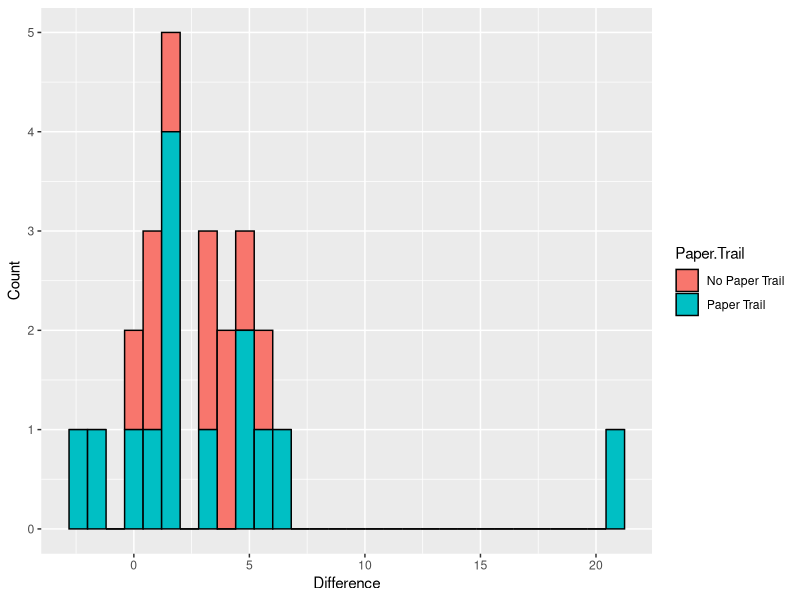
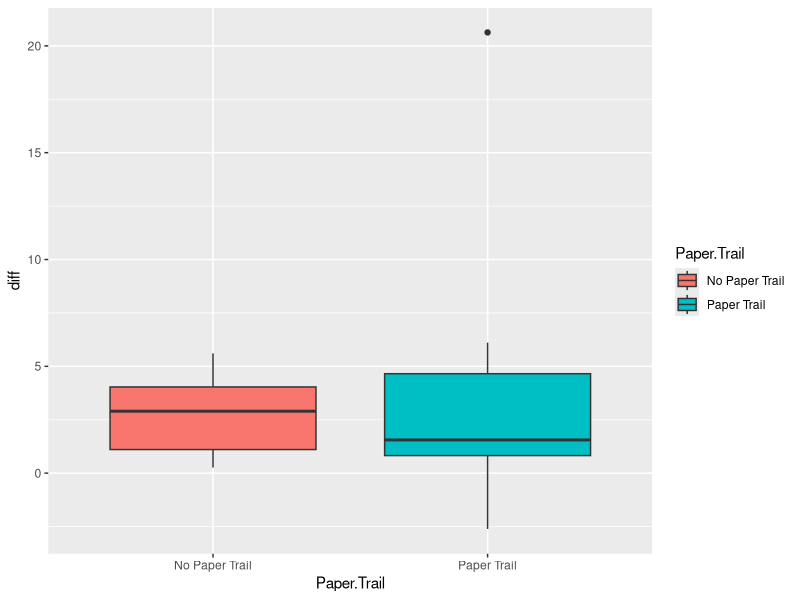
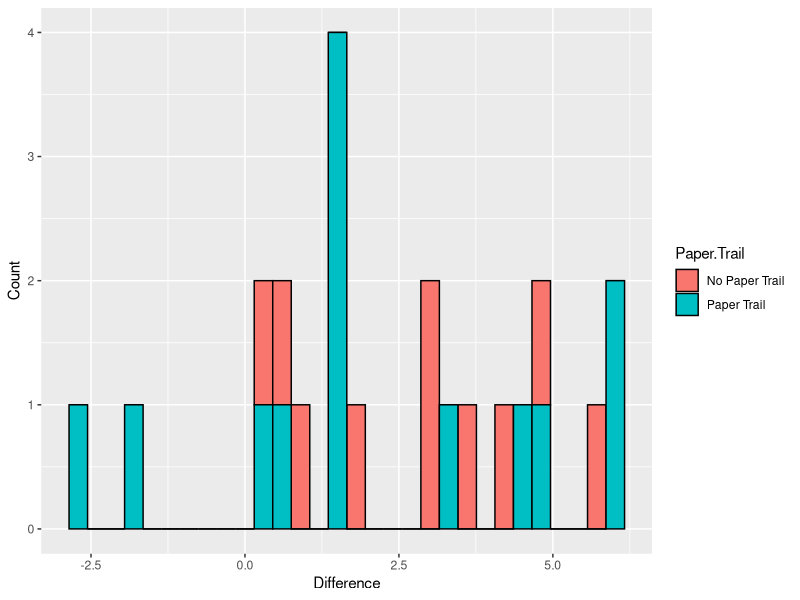
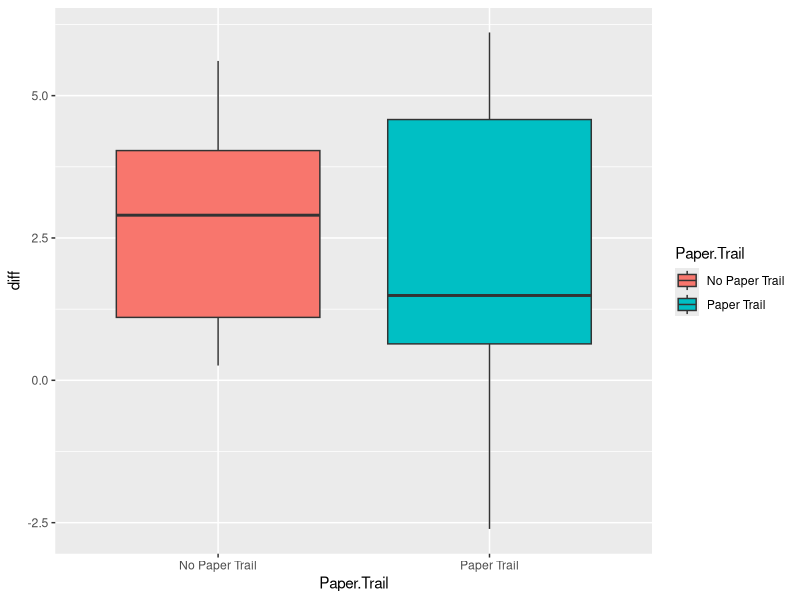
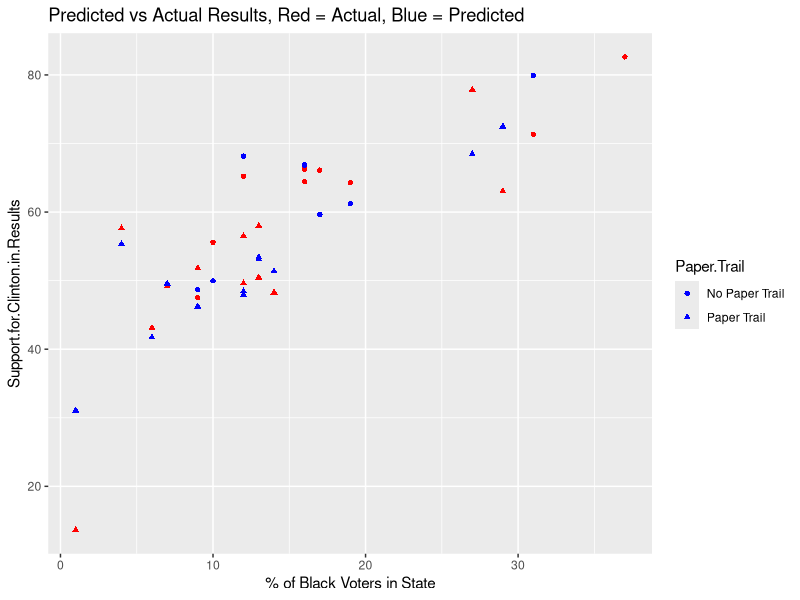

The R source for these figures, in order:
## ---- chunk 1
ep<-read.csv('exit-polls.csv') #Read the data
head(ep) #Take a look see
## ---- chunk 2
ep$diff <- ep$Support.for.Clinton.in.Results - ep$Support.for.Clinton.in.Exit.Polls #Difference the two polling numbers
head(ep)
t.ep <- t.test(diff~Paper.Trail, data = ep) #Compare the means
t.ep #Overlap
## ---- chunk 3
library(ggplot2) #For pretty graphs! <3 u Hadley
ggplot(ep, aes(x = diff, fill = Paper.Trail)) + geom_histogram(color = 'black') + xlab('Difference') + ylab('Count') #Histogram
ggplot(ep, aes(y = diff, x = Paper.Trail, fill = Paper.Trail)) + geom_boxplot() #Boxplot
## ---- chunk 4
ep.no.az <- subset(ep, State != 'Arizona') #Leaving Arizona out
t.ep.2 <- t.test(diff ~ Paper.Trail, data = ep.no.az) #Redo
t.ep.2 #Nada

ggplot(ep.no.az, aes(x = diff, fill = Paper.Trail)) + geom_histogram(color = 'black') + xlab('Difference') + ylab('Count')
ggplot(ep.no.az, aes(y = diff, x = Paper.Trail, fill = Paper.Trail)) + geom_boxplot()
## ---- chunk 5
library(dplyr)
race.data <- read.csv('raw_data.csv', stringsAsFactors = FALSE) #Read the data
race.data[race.data == 'N/A'] <- NA #Turn missing data into a format R likes
race.data$Asian <- as.numeric(race.data$Asian) #Clean up
race.data$Two.Or.More.Races <- as.numeric(race.data$Two.Or.More.Races)
head(race.data)
race.data[,c('White','Black','Hispanic','Asian', 'Two.Or.More.Races')] <- race.data[,c('White','Black','Hispanic','Asian', 'Two.Or.More.Races')]*100 #Rescale so that the regression coefs are expressed as per one percentage point change
head(race.data)
combo.data <- left_join(ep, race.data, by=c('State'='Location')) #join
paper.only.mod<-lm(Support.for.Clinton.in.Results ~  Paper.Trail + Hispanic, data = combo.data) #OG model - blueness
summary(paper.only.mod) #Paper trail checks in 
## ---- chunk 6
fin.mod<-lm(Support.for.Clinton.in.Results ~  Paper.Trail + White + Black + Hispanic + Asian, data = combo.data, na.action = na.exclude) #refit
summary(fin.mod) #nada
combo.data$pred <- predict(fin.mod) 
ggplot(combo.data, aes(y = Support.for.Clinton.in.Results, x = Black, shape = Paper.Trail)) + geom_point(color = 'red') + geom_point(aes(y = pred, ), color = 'blue') + ggtitle("Predicted vs Actual Results, Red = Actual, Blue = Predicted") + xlab("% of Black Voters in State")
## ---- chunk 7
black.hispanic.mod<-lm(Support.for.Clinton.in.Results ~  Paper.Trail + White + Black + Hispanic, data = combo.data) #Another model
summary(black.hispanic.mod) #let's see
